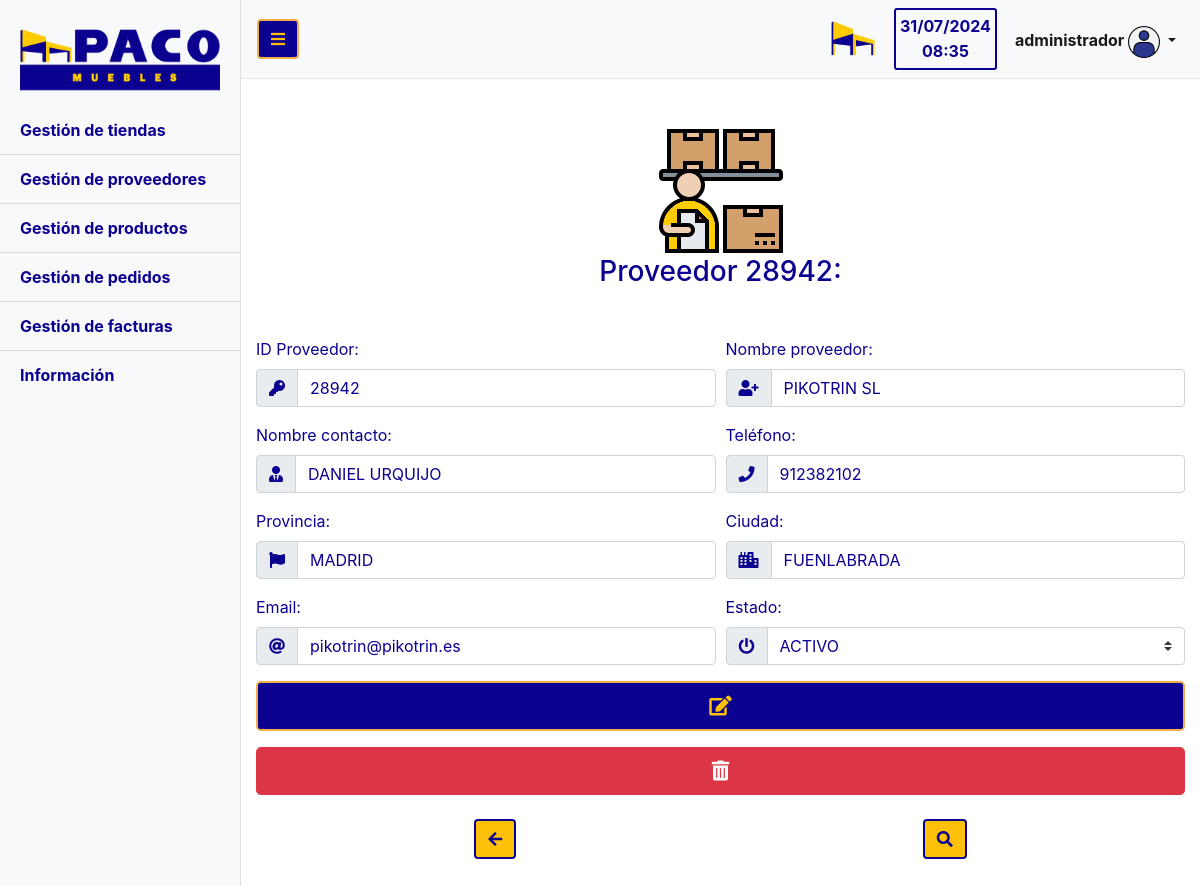
Screenshot of /proveedor_editar.php?id=28942 (signed in) with the database file from the repository.
### tables this page shows
CREATE TABLE IF NOT EXISTS `PROVEEDORES` (
  `ID_PROVEEDOR` varchar(5) NOT NULL,
  `NOMBRE_PROVEEDOR` varchar(100) NOT NULL,
  `NOMBRE_CONTACTO` varchar(50) DEFAULT NULL,
  `PROVINCIA` varchar(100) NOT NULL,
  `CIUDAD` varchar(100) NOT NULL,
  `TELEFONO` varchar(20) NOT NULL,
  `EMAIL` varchar(100) NOT NULL,
  `ESTADO` tinyint(1) DEFAULT NULL,
  PRIMARY KEY (`ID_PROVEEDOR`),
  UNIQUE KEY `ID_PROVEEDORES_UNIQUE` (`ID_PROVEEDOR`)
);

### proveedor_editar.php (the view, shortened to what this page needs)
<!DOCTYPE html>
<html lang="es">
<head>
  <link rel="stylesheet" href="https://use.fontawesome.com/releases/v5.15.1/css/all.css">
  <link href="vendor/bootstrap/css/bootstrap.min.css" rel="stylesheet">
  <link href="css/inicio.css" rel="stylesheet">
</head>
<body onload="hora_act()">
  <div class="d-flex" id="wrapper">
    <div class="bg-light border-right" id="sidebar-wrapper">
    <div class="sidebar-heading"><a class="text-dark" href="inicio.php"><img src="img/home_pacologo.png" style="width:200px"></a></div>
      <div class="list-group list-group-flush">
        <a href="tienda_home.php" class="list-group-item list-group-item-action bg-light color_bold_font">Gestión de tiendas</a>
        <a href="proveedor_home.php" class="list-group-item list-group-item-action bg-light color_bold_font">Gestión de proveedores</a>
        <a href="producto_home.php" class="list-group-item list-group-item-action bg-light color_bold_font">Gestión de productos</a>
        <a href="pedido_home.php" class="list-group-item list-group-item-action bg-light color_bold_font">Gestión de pedidos</a>
        <a href="facturas.php" class="list-group-item list-group-item-action bg-light color_bold_font">Gestión de facturas</a>
        <a href="informacion.php" class="list-group-item list-group-item-action bg-light color_bold_font">Información</a>
      </div>
    </div>
    <div id="page-content-wrapper">
      <nav class="navbar navbar-expand-lg navbar-light bg-light border-bottom">
      <button class="btn color_use text-warning" id="menu-toggle"><i class="fas fa-bars"></i></button>
        <div class="collapse navbar-collapse" id="navbarSupportedContent">
          <ul class="navbar-nav ml-auto mt-2 mt-lg-0">
            <div class="d-flex float-left mr-3">
              <img class="mx-auto d-block img-fluid" src="img/logo_transparente.png" style="width: 50px"/>
            </div>
            <div id="fecha">
              <div id="reloj">
                <form name="form_reloj">
                  <input type="text" name="reloj" id="casillareloj" disabled="disabled">
                </form>
              </div>
            </div>
            <li class="nav-item active dropdown" id="centrarUsuario">
              <a class="nav-link dropdown-toggle color_bold_font" href="#" id="navbarDropdown" role="button" data-toggle="dropdown" aria-haspopup="true" aria-expanded="false">
                 <?php echo $_SESSION['USER'];?>
                 <img src="img/user.png">
              </a>
            </li>
          </ul>
        </div>
      </nav>
    <?php
      include_once 'conexion.php';
      $id = $_GET['id'];
      $sql = $conexion->prepare("SELECT * FROM PROVEEDORES WHERE ID_PROVEEDOR = ?;");
      $sql ->execute([$id]);
      $proveedor = $sql->fetch(PDO::FETCH_OBJ);
    ?>
    <div class="container my-5 color_font">
      <div class="d-flex justify-content-center">
        <img src="img/proveedores.png">
      </div>
      <h3 class="text-center mb-5">Proveedor <?php echo $proveedor->ID_PROVEEDOR?>:</h3>
      <form method="POST" action="" role="form">
        <div class="form-row">
          <div class="form-group col-md-6">
            <label>ID Proveedor:</label>
            <div class="input-group">
              <div class="input-group-prepend">
                <span class="input-group-text color_font"><i class="fas fa-key"></i></span>
              </div>
              <input type="text" class="form-control color_font" autocomplete="off" value="<?php echo $proveedor->ID_PROVEEDOR?>" minlength="5" maxlength="5" pattern="^(?:[0-9][0-9]*|0)$" <?php include_once 'conexion2.php'; $id_proveedor = $_GET['id']; $consulta = "SELECT * FROM PEDIDOS WHERE ID_PROVEEDOR = $id_proveedor"; $res = mysqli_query($conexion2, $consulta); if(mysqli_num_rows($res)){ echo 'disabled';}else{ echo 'name="id_input"';}?>>
            </div>
          </div>
          <div class="form-group col-md-6">
            <label for="nombre_proveedor2">Nombre proveedor:</label>
            <div class="input-group">
              <div class="input-group-prepend">
                <span class="input-group-text color_font"><i class="fas fa-user-plus"></i></span>
              </div>
              <input type="text" class="form-control color_font" name="nombre_proveedor2" value="<?php echo $proveedor->NOMBRE_PROVEEDOR?>" maxlength="100" maxlength="50" autocomplete="off" required>
            </div>
          </div>
        </div>
        <div class="form-row">
          <div class="form-group col-md-6">
            <label for="nombre_contacto2">Nombre contacto:</label>
            <div class="input-group">
              <div class="input-group-prepend">
                <span class="input-group-text color_font"><i class="fas fa-user-tie"></i></span>
              </div>
              <input type="text" class="form-control color_font" name="nombre_contacto2" value="<?php echo $proveedor->NOMBRE_CONTACTO?>" maxlength="50" autocomplete="off" required>
            </div>
          </div>
          <div class="form-group col-md-6">
            <label for="telefono2">Teléfono:</label>
            <div class="input-group">
              <div class="input-group-prepend">
                <span class="input-group-text color_font"><i class="fas fa-phone"></i></span>
              </div>
              <input type="text" class="form-control color_font" name="telefono2" value="<?php echo $proveedor->TELEFONO?>" minlength="9" maxlength="9" pattern="^(?:[1-9][0-9]*|0)$" autocomplete="off" required>
            </div>
          </div>
        </div>
        <div class="form-row">
          <div class="form-group col-md-6">
            <label for="provincia2">Provincia:</label>
            <div class="input-group">
              <div class="input-group-prepend">
                <span class="input-group-text color_font"><i class="fas fa-flag"></i></span>
              </div>
              <input type="text" class="form-control color_font" name="provincia2" value="<?php echo $proveedor->PROVINCIA?>" maxlength="100" autocomplete="off" required>
            </div>
          </div>
          <div class="form-group col-md-6">
            <label for="ciudad2">Ciudad:</label>
            <div class="input-group">
              <div class="input-group-prepend">
                <span class="input-group-text color_font"><i class="fas fa-city"></i></span>
              </div>
              <input type="text" class="form-control color_font" name="ciudad2" value="<?php echo $proveedor->CIUDAD?>" maxlength="100" autocomplete="off" required>
            </div>
          </div>
        </div>
        <div class="form-row">
          <div class="form-group col-md-6">
            <label for="email2">Email:</label>
            <div class="input-group">
              <div class="input-group-prepend">
                <span class="input-group-text color_font"><i class="fas fa-at"></i></span>
              </div>
              <input type="text" class="form-control color_font" name="email2" value="<?php echo $proveedor->EMAIL?>" maxlength="100" pattern="^[a-zA-Z0-9.!#$%&'*+/=?^_`{|}~-]+@[a-zA-Z0-9-]+(?:\.[a-zA-Z0-9-]+)*$" autocomplete="off" required>
            </div>
          </div>
          <div class="form-group col-md-6">
            <label for="estado2">Estado:</label>
            <div class="input-group">
              <div class="input-group-prepend">
              <span class="input-group-text color_font"><i class="fas fa-power-off"></i></span>
            </div>
            <select class="custom-select color_font" name="estado2">
              <option value='1'>ACTIVO</option>
            </select>
            </div>
          </div>
        </div>
        <div class="form-row">
          <div class="form-group col-md-12">
            <button class="btn btn-lg btn-block color_use text-warning" title="Editar" type="submit" name="btn_editar_proveedor"><i class='fas fa-edit'></i></button>
          </div>
        </div>
        <?php
          $queryEsta = $conexion->query("SELECT * FROM PEDIDOS WHERE ID_PROVEEDOR = '$proveedor->ID_PROVEEDOR'");
          $btnEliminar = $queryEsta->fetchALL(PDO::FETCH_OBJ);
          if($_SESSION['PERMISSION'] == 1 && !$btnEliminar){
            echo '<div class="form-row">
                    <div class="form-group col-md-12">
                      <a data-toggle="modal" data-target="#eliminarProveedor" title="Eliminar" class="btn btn-danger btn-lg btn-block"><i class="fas fa-trash-alt"></i></a>
                    </div>
                  </div>';
          }
        ?>
      </form>
      <div class="container d-flex  justify-content-around mt-2">
        <form method="POST" action="proveedor_buscar.php">
          <button type="submit" name="searchBtn" class="btn color_text bg-warning"><i class="fas fa-arrow-left"></i></button>
        </form>
        <button class="btn color_text bg-warning" title="Buscar" name="lupa-lista" data-toggle="modal" data-target="#listaProveedores"><i class="fas fa-search"></i></button>
      </div>
    </div>
  </div>
</body>
</html>

### css/inicio.css (style rules this page uses)
#wrapper { overflow-x: hidden; }
#sidebar-wrapper { min-height: 100vh; margin-left: -15rem; -webkit-transition: margin .25s ease-out; -moz-transition: margin .25s ease-out; -o-transition: margin .25s ease-out; transition: margin .25s ease-out; }
#sidebar-wrapper .sidebar-heading { padding: 0.875rem 1.25rem; font-size: 1.2rem; }
#sidebar-wrapper .list-group { width: 15rem; }
#page-content-wrapper { min-width: 100vw; }
#reloj, #casillareloj { text-align: center; }
#fecha { text-align: center; font-weight: bold; border: 2px solid #0c0090; padding: 4px; margin-right: 10px; border-radius: 3px; color: #0c0090 }
.color_font { color: #0c0090; }
.color_bold_font { color: #0c0090; font-weight: bold; }
.color_use { background-color: #0c0090; border: 2px solid #f0ad4e; }
.color_text { color: #0c0090; border: 2px solid #0c0090; }
#casillareloj { border: none; background: #f8f9fa; width: 60px; color: #0c0090; font-weight: bold; }
#centrarUsuario { display: flex; justify-content: center; margin-top: 10px; }
@media (min-width: 768px) { #sidebar-wrapper { margin-left: 0; } }
@media (min-width: 768px) { #page-content-wrapper { min-width: 0; width: 100%; } }

### rows the page displays
proveedores: ID_PROVEEDOR "28942", id_input "28942", nombre_proveedor2 "PIKOTRIN SL", nombre_contacto2 "DANIEL URQUIJO", telefono2 "912382102", provincia2 "MADRID", ciudad2 "FUENLABRADA", email2 "pikotrin@pikotrin.es"

### other values shown
$_SESSION['USER'] "administrador"
